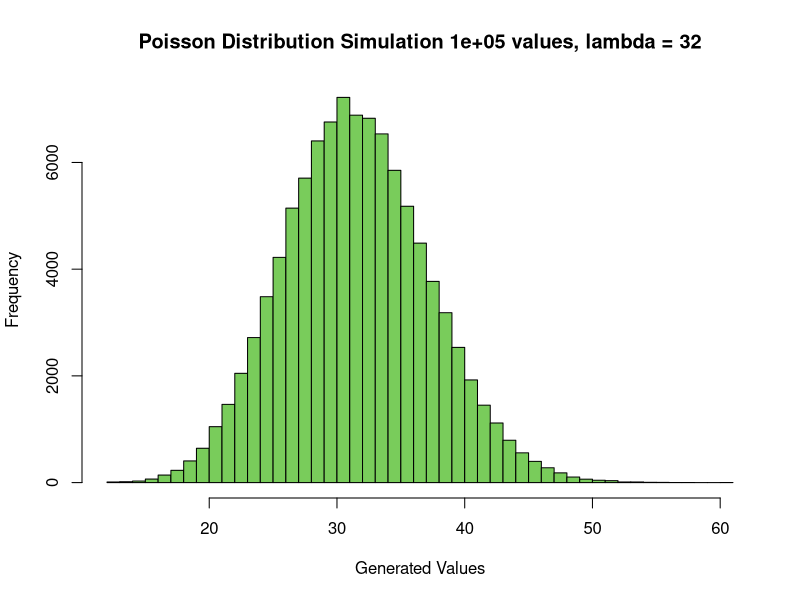
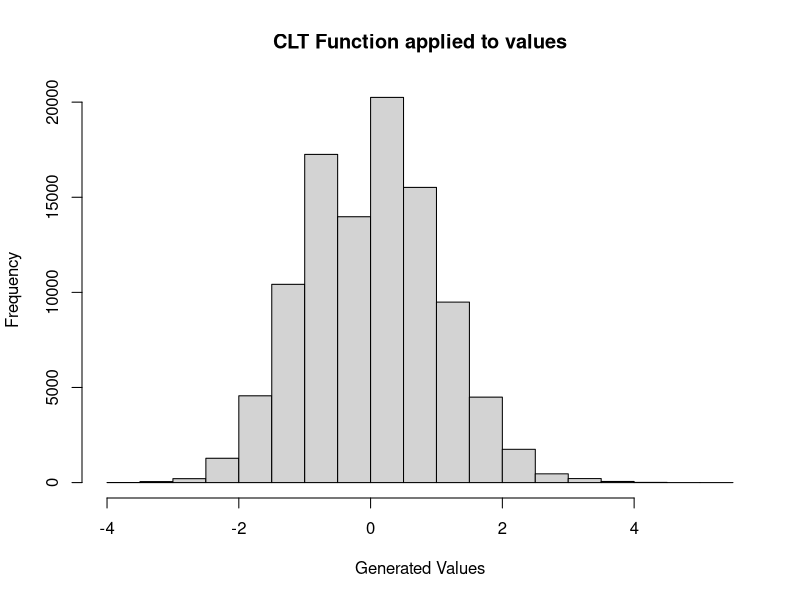
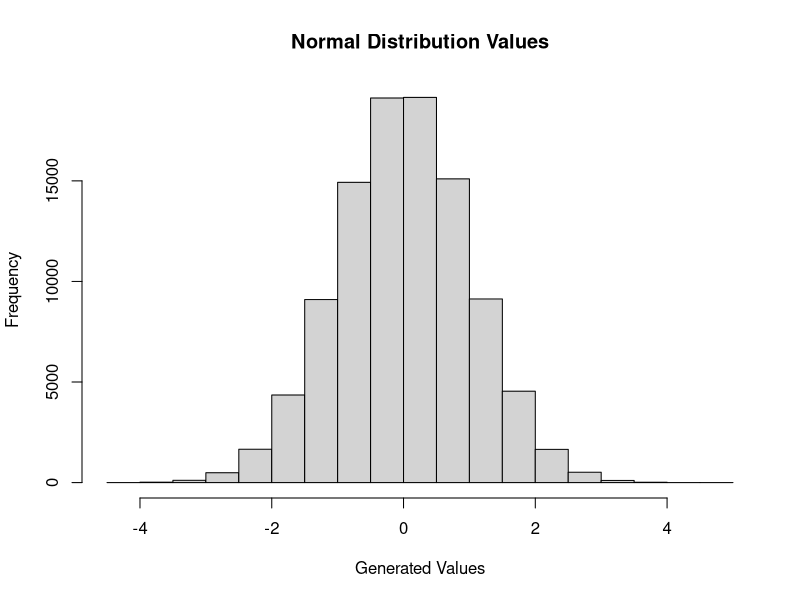
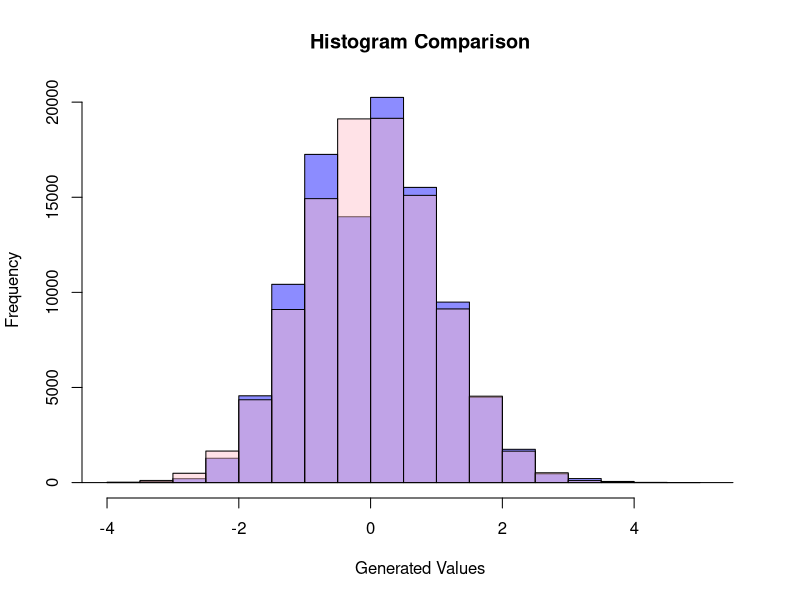

Here is the R script that generated these plots, in order:
## NUESTRA SEMILLA ##
set.seed(42069) ## jaja numero gracioso

## EJERCICIO 1 - GENERACION DE UNA MUESTRA DE TAMANYO N
### VARIABLES ###
size <- 100000
lambda <- 32
pois_vals <- integer()

## FUNCION PARA GENERAR NUESTROS VALORES DE LA DISTRIBUCION POISSON ##
gen_poisson_values <- function(lambda) {
  sum <- 0
  count <- 0
  while (sum < lambda) {
    sum <- sum - log(runif(1))
    count <- count + 1
  }
  return(count - 1)
}

## GENERANDO NUESTOR VECTOR DE VALORES ##
for (i in 1:size) {
  pois_vals <- append(pois_vals, gen_poisson_values(lambda))
}
min_val <- min(pois_vals)
max_val <- max(pois_vals)
min_val
max_val

## EJERCICIO 2 - HISTOGRAMA DE LA DISTRIBUCION DE FRECUENCIAS ##
hist(pois_vals,
      main = paste("Poisson Distribution Simulation",
                    size, "values, lambda =", lambda
                  ),
      xlab = "Generated Values",
      xlim = c(min_val, max_val),
      breaks = max_val - min_val,
      col = "#79cc5b"
    )

## EJERCICIO 3 - ESTIMACION DE PROBABILIDADES DE INTERVALOS ##
calc_ppois_interval <- function(inferior, superior, lambda) {
  return(ppois(superior, lambda) - ppois(inferior, lambda))
}
calc_array_interval <- function(inferior, superior, array_vals, size) {
  return((length(which(pois_vals < superior)) -
          length(which(pois_vals < inferior))) / size)
}
calc_interval <- function(inferior, superior, lambda, array_vals, size) {
  prob_dist <-  calc_ppois_interval(inferior, superior, lambda)
  prob_sample <- calc_array_interval(inferior, superior, array_vals, size)
  error <- abs(prob_dist - prob_sample)
  message(sprintf("Interval: [%f, %f]", inferior, superior))
  message(sprintf("\t- Ppois Function Values -> %f", prob_dist))
  message(sprintf("\t- Generated Values -> %f", prob_sample))
  message(sprintf("\t- Error -> %f", error))
}

## Necesitamos estos tres valores para calcular nuestros intervalos
difference <- (max_val - min_val) / 3
first_third <- min_val + difference
second_third <- min_val + 2 * difference
difference
first_third
second_third
## Tomamos 3 intervalos:
##  [min_val, first_third]
calc_interval(min_val, first_third, lambda, pois_vals, size)
## [first_third, second_third]
calc_interval(first_third, second_third, lambda, pois_vals, size)
## [second_third, max_val]
calc_interval(second_third, max_val, lambda, pois_vals, size)

## EJERCICIO 4 - VALORES PUNTUALES DE LA MEDIA Y LA VARIANZA MUESTRAL ##
pois_mean <- mean(pois_vals)
pois_var <- var(pois_vals)
pois_mean
pois_var

## EJERICICIO 5 - APLICACION DEL TEOREMA CENTRAL DEL LIMITE ##
clt_function <- function(x) {
  num_aux <- (x - pois_mean) / sqrt(pois_var)
  return(num_aux)
}

clt_values <- sapply(pois_vals, clt_function)
clt_mean <- mean(clt_values)
clt_sd <- sd(clt_values)
clt_mean
clt_sd

## OBTENEMOS LOS HISTOGRAMAS DE AMBAS DISTRIBUCIONES DE VALORES ##
clt_hist <- hist(clt_values,
                  main = "CLT Function applied to values",
                  xlab = "Generated Values"
                )

sample_normal <- rnorm(size)
norm <- hist(sample_normal,
              main = "Normal Distribution Values",
              xlab = "Generated Values",
            )

## PONEMOS LAS GRAFICAS SOLAPADAS PARA OBSERVAR LAS DIFERENCIAS :> #
plot(clt_hist,
      main = "Histogram Comparison",
      xlab = "Generated Values",
      col = rgb(0, 0, 1, 0.45)
    )
plot(norm,
      col = rgb(255 / 255, 192 / 255, 203 / 255, 0.45),
      add = T
    )
